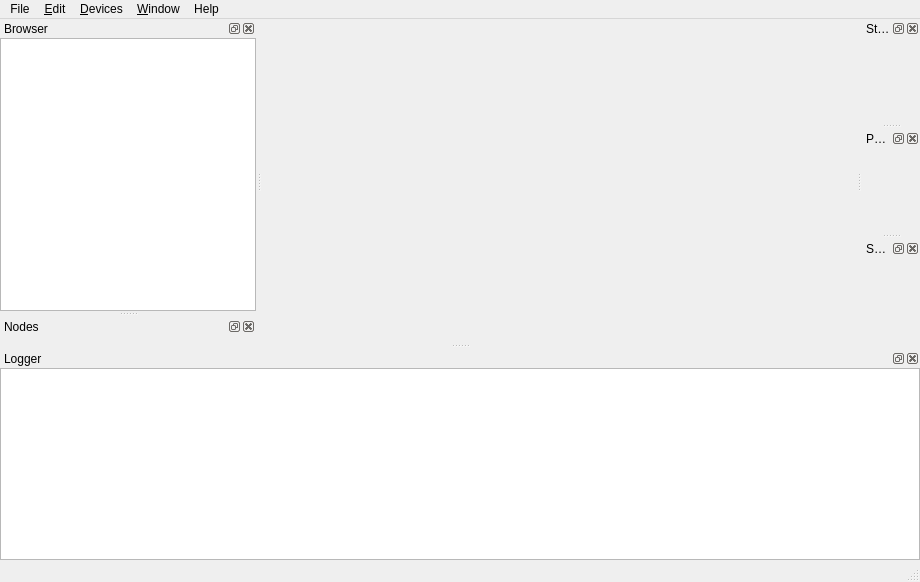
<?xml version="1.0" encoding="UTF-8"?>
<ui version="4.0">
 <class>MainWindow</class>
 <widget class="QMainWindow" name="MainWindow">
  <property name="geometry">
   <rect>
    <x>0</x>
    <y>0</y>
    <width>920</width>
    <height>582</height>
   </rect>
  </property>
  <property name="windowTitle">
   <string>Fugio</string>
  </property>
  <widget class="QWidget" name="centralWidget">
   <layout class="QHBoxLayout" name="horizontalLayout" stretch="0">
    <property name="leftMargin">
     <number>0</number>
    </property>
    <property name="topMargin">
     <number>0</number>
    </property>
    <property name="rightMargin">
     <number>0</number>
    </property>
    <property name="bottomMargin">
     <number>0</number>
    </property>
    <item>
     <widget class="QMdiArea" name="mWorkArea">
      <property name="verticalScrollBarPolicy">
       <enum>Qt::ScrollBarAsNeeded</enum>
      </property>
      <property name="horizontalScrollBarPolicy">
       <enum>Qt::ScrollBarAsNeeded</enum>
      </property>
      <property name="background">
       <brush brushstyle="NoBrush">
        <color alpha="255">
         <red>160</red>
         <green>160</green>
         <blue>160</blue>
        </color>
       </brush>
      </property>
      <property name="viewMode">
       <enum>QMdiArea::TabbedView</enum>
      </property>
      <property name="documentMode">
       <bool>true</bool>
      </property>
      <property name="tabsClosable">
       <bool>true</bool>
      </property>
      <property name="tabsMovable">
       <bool>true</bool>
      </property>
     </widget>
    </item>
   </layout>
  </widget>
  <widget class="QMenuBar" name="menuBar">
   <property name="geometry">
    <rect>
     <x>0</x>
     <y>0</y>
     <width>920</width>
     <height>21</height>
    </rect>
   </property>
   <widget class="QMenu" name="menuFile">
    <property name="title">
     <string>File</string>
    </property>
    <widget class="QMenu" name="menuRecent">
     <property name="title">
      <string>Recent</string>
     </property>
     <addaction name="actionRecent1"/>
     <addaction name="actionRecent2"/>
     <addaction name="actionRecent3"/>
     <addaction name="actionRecent4"/>
     <addaction name="actionRecent5"/>
     <addaction name="actionRecent6"/>
     <addaction name="actionRecent7"/>
     <addaction name="actionRecent8"/>
     <addaction name="actionRecent9"/>
     <addaction name="actionRecent0"/>
    </widget>
    <widget class="QMenu" name="menuExamples">
     <property name="title">
      <string>Examples</string>
     </property>
     <addaction name="actionRescan"/>
    </widget>
    <addaction name="actionNew"/>
    <addaction name="actionOpen"/>
    <addaction name="actionAppend"/>
    <addaction name="separator"/>
    <addaction name="menuRecent"/>
    <addaction name="menuExamples"/>
    <addaction name="separator"/>
    <addaction name="actionOptions"/>
    <addaction name="separator"/>
    <addaction name="actionSave"/>
    <addaction name="actionSaveAs"/>
    <addaction name="actionSave_all"/>
    <addaction name="separator"/>
    <addaction name="actionImport"/>
    <addaction name="separator"/>
    <addaction name="actionExit"/>
   </widget>
   <widget class="QMenu" name="menu_Window">
    <property name="title">
     <string>&amp;Window</string>
    </property>
    <addaction name="actionBrowser"/>
    <addaction name="actionLogger"/>
    <addaction name="actionNodes"/>
    <addaction name="actionPerformance"/>
    <addaction name="actionSnippets"/>
    <addaction name="actionStylesheet"/>
   </widget>
   <widget class="QMenu" name="menu_Edit">
    <property name="title">
     <string>&amp;Edit</string>
    </property>
    <addaction name="separator"/>
    <addaction name="actionCursorToStart"/>
    <addaction name="actionCursorToEnd"/>
    <addaction name="separator"/>
    <addaction name="actionPlayToggle"/>
    <addaction name="actionSet_duration"/>
    <addaction name="separator"/>
    <addaction name="actionAdd_Note"/>
    <addaction name="separator"/>
    <addaction name="actionCut"/>
    <addaction name="actionCopy"/>
    <addaction name="actionPaste"/>
    <addaction name="separator"/>
    <addaction name="actionSet_Colour"/>
    <addaction name="separator"/>
    <addaction name="actionSelect_to_snippit"/>
    <addaction name="separator"/>
    <addaction name="actionGroup"/>
    <addaction name="actionUngroup"/>
    <addaction name="actionGroup_Parent"/>
   </widget>
   <widget class="QMenu" name="menuDevices">
    <property name="title">
     <string>&amp;Devices</string>
    </property>
   </widget>
   <widget class="QMenu" name="menuHelp">
    <property name="title">
     <string>Help</string>
    </property>
    <addaction name="actionOnline_Documentation"/>
    <addaction name="actionContact_Developers"/>
    <addaction name="actionGitHub_Page"/>
    <addaction name="separator"/>
    <addaction name="actionData_Directory"/>
    <addaction name="separator"/>
    <addaction name="actionFacebook_Page"/>
    <addaction name="actionFacebook_Users_Group"/>
    <addaction name="separator"/>
    <addaction name="actionAbout_Fugio"/>
    <addaction name="actionAbout_Qt"/>
    <addaction name="separator"/>
    <addaction name="actionCheck_for_updates"/>
   </widget>
   <addaction name="menuFile"/>
   <addaction name="menu_Edit"/>
   <addaction name="menuDevices"/>
   <addaction name="menu_Window"/>
   <addaction name="menuHelp"/>
  </widget>
  <widget class="QStatusBar" name="mStatusBar"/>
  <widget class="QDockWidget" name="mDockWidgetBrowser">
   <property name="windowTitle">
    <string>Browser</string>
   </property>
   <attribute name="dockWidgetArea">
    <number>1</number>
   </attribute>
   <widget class="QWidget" name="dockWidgetContents">
    <layout class="QVBoxLayout" name="verticalLayout_2">
     <property name="leftMargin">
      <number>0</number>
     </property>
     <property name="topMargin">
      <number>0</number>
     </property>
     <property name="rightMargin">
      <number>0</number>
     </property>
     <property name="bottomMargin">
      <number>0</number>
     </property>
     <item>
      <widget class="QTreeView" name="mTreeView">
       <property name="dragEnabled">
        <bool>true</bool>
       </property>
       <property name="dragDropMode">
        <enum>QAbstractItemView::DragOnly</enum>
       </property>
       <property name="sortingEnabled">
        <bool>true</bool>
       </property>
      </widget>
     </item>
    </layout>
   </widget>
  </widget>
  <widget class="QDockWidget" name="mNodeDockWidget">
   <property name="windowTitle">
    <string>Nodes</string>
   </property>
   <attribute name="dockWidgetArea">
    <number>1</number>
   </attribute>
   <widget class="QWidget" name="dockWidgetContents_2">
    <layout class="QVBoxLayout" name="verticalLayout_3" stretch="0">
     <property name="leftMargin">
      <number>0</number>
     </property>
     <property name="topMargin">
      <number>0</number>
     </property>
     <property name="rightMargin">
      <number>0</number>
     </property>
     <property name="bottomMargin">
      <number>0</number>
     </property>
     <item>
      <widget class="NodeListForm" name="mNodeList" native="true"/>
     </item>
    </layout>
   </widget>
  </widget>
  <widget class="QDockWidget" name="mDockWidthLogger">
   <property name="windowTitle">
    <string>Logger</string>
   </property>
   <attribute name="dockWidgetArea">
    <number>8</number>
   </attribute>
   <widget class="QWidget" name="dockWidgetContents_4">
    <layout class="QVBoxLayout" name="verticalLayout">
     <property name="leftMargin">
      <number>0</number>
     </property>
     <property name="topMargin">
      <number>0</number>
     </property>
     <property name="rightMargin">
      <number>0</number>
     </property>
     <property name="bottomMargin">
      <number>0</number>
     </property>
     <item>
      <widget class="QPlainTextEdit" name="mLogger">
       <property name="undoRedoEnabled">
        <bool>false</bool>
       </property>
       <property name="lineWrapMode">
        <enum>QPlainTextEdit::NoWrap</enum>
       </property>
       <property name="readOnly">
        <bool>true</bool>
       </property>
      </widget>
     </item>
    </layout>
   </widget>
  </widget>
  <widget class="QDockWidget" name="mStyleSheetDockWidget">
   <property name="windowTitle">
    <string>Stylesheet</string>
   </property>
   <attribute name="dockWidgetArea">
    <number>2</number>
   </attribute>
   <widget class="StyleSheetForm" name="mStyleSheet"/>
  </widget>
  <widget class="QDockWidget" name="mPerformanceDockWidget">
   <property name="windowTitle">
    <string>Performance</string>
   </property>
   <attribute name="dockWidgetArea">
    <number>2</number>
   </attribute>
   <widget class="PerformanceForm" name="mPerformance"/>
  </widget>
  <widget class="QDockWidget" name="mSnippetsDockWidget">
   <property name="windowTitle">
    <string>Snippets</string>
   </property>
   <attribute name="dockWidgetArea">
    <number>2</number>
   </attribute>
   <widget class="SnippetsForm" name="mSnippets"/>
  </widget>
  <action name="actionOpen">
   <property name="text">
    <string>&amp;Open...</string>
   </property>
   <property name="shortcut">
    <string>Ctrl+O</string>
   </property>
  </action>
  <action name="actionSave">
   <property name="enabled">
    <bool>false</bool>
   </property>
   <property name="text">
    <string>&amp;Save</string>
   </property>
   <property name="shortcut">
    <string>Ctrl+S</string>
   </property>
  </action>
  <action name="actionSaveAs">
   <property name="enabled">
    <bool>false</bool>
   </property>
   <property name="text">
    <string>Save As...</string>
   </property>
  </action>
  <action name="actionNew">
   <property name="text">
    <string>&amp;New</string>
   </property>
   <property name="shortcut">
    <string>Ctrl+N</string>
   </property>
  </action>
  <action name="actionLogger">
   <property name="checkable">
    <bool>true</bool>
   </property>
   <property name="text">
    <string>Logger</string>
   </property>
  </action>
  <action name="actionBrowser">
   <property name="checkable">
    <bool>true</bool>
   </property>
   <property name="checked">
    <bool>true</bool>
   </property>
   <property name="text">
    <string>Browser</string>
   </property>
  </action>
  <action name="actionNodes">
   <property name="checkable">
    <bool>true</bool>
   </property>
   <property name="text">
    <string>Nodes</string>
   </property>
  </action>
  <action name="actionExit">
   <property name="text">
    <string>E&amp;xit</string>
   </property>
   <property name="menuRole">
    <enum>QAction::QuitRole</enum>
   </property>
  </action>
  <action name="actionCursorToStart">
   <property name="text">
    <string>Cursor to Start</string>
   </property>
   <property name="shortcut">
    <string>Home</string>
   </property>
  </action>
  <action name="actionCursorToEnd">
   <property name="text">
    <string>Cursor to End</string>
   </property>
   <property name="shortcut">
    <string>End</string>
   </property>
  </action>
  <action name="actionPlayToggle">
   <property name="text">
    <string>Play Toggle</string>
   </property>
   <property name="shortcut">
    <string>Space</string>
   </property>
  </action>
  <action name="actionOutput1">
   <property name="text">
    <string>Output #1</string>
   </property>
  </action>
  <action name="actionSet_duration">
   <property name="text">
    <string>Set duration...</string>
   </property>
  </action>
  <action name="actionStylesheet">
   <property name="checkable">
    <bool>true</bool>
   </property>
   <property name="text">
    <string>Stylesheet</string>
   </property>
  </action>
  <action name="actionAdd_Note">
   <property name="text">
    <string>Add Note</string>
   </property>
  </action>
  <action name="actionAbout_Fugio">
   <property name="text">
    <string>About Fugio...</string>
   </property>
   <property name="menuRole">
    <enum>QAction::AboutRole</enum>
   </property>
  </action>
  <action name="actionAbout_Qt">
   <property name="text">
    <string>About Qt...</string>
   </property>
   <property name="menuRole">
    <enum>QAction::AboutQtRole</enum>
   </property>
  </action>
  <action name="actionOnline_Documentation">
   <property name="text">
    <string>Online Documentation...</string>
   </property>
  </action>
  <action name="actionCopy">
   <property name="enabled">
    <bool>false</bool>
   </property>
   <property name="text">
    <string>Copy</string>
   </property>
  </action>
  <action name="actionPaste">
   <property name="enabled">
    <bool>false</bool>
   </property>
   <property name="text">
    <string>Paste</string>
   </property>
  </action>
  <action name="actionSet_Colour">
   <property name="text">
    <string>Set Colour...</string>
   </property>
  </action>
  <action name="actionRecent1">
   <property name="text">
    <string>Recent1</string>
   </property>
  </action>
  <action name="actionRecent2">
   <property name="text">
    <string notr="true">Recent2</string>
   </property>
   <property name="iconText">
    <string notr="true">Recent2</string>
   </property>
   <property name="toolTip">
    <string notr="true">Recent2</string>
   </property>
  </action>
  <action name="actionRecent3">
   <property name="text">
    <string notr="true">Recent3</string>
   </property>
   <property name="iconText">
    <string notr="true">Recent3</string>
   </property>
   <property name="toolTip">
    <string notr="true">Recent3</string>
   </property>
  </action>
  <action name="actionRecent4">
   <property name="text">
    <string notr="true">Recent4</string>
   </property>
   <property name="iconText">
    <string notr="true">Recent4</string>
   </property>
   <property name="toolTip">
    <string notr="true">Recent4</string>
   </property>
  </action>
  <action name="actionRecent5">
   <property name="text">
    <string notr="true">Recent5</string>
   </property>
   <property name="iconText">
    <string notr="true">Recent5</string>
   </property>
   <property name="toolTip">
    <string notr="true">Recent5</string>
   </property>
  </action>
  <action name="actionRecent6">
   <property name="text">
    <string notr="true">Recent6</string>
   </property>
   <property name="iconText">
    <string notr="true">Recent6</string>
   </property>
   <property name="toolTip">
    <string notr="true">Recent6</string>
   </property>
  </action>
  <action name="actionRecent7">
   <property name="text">
    <string notr="true">Recent7</string>
   </property>
   <property name="iconText">
    <string notr="true">Recent7</string>
   </property>
   <property name="toolTip">
    <string notr="true">Recent7</string>
   </property>
  </action>
  <action name="actionRecent8">
   <property name="text">
    <string notr="true">Recent8</string>
   </property>
   <property name="iconText">
    <string notr="true">Recent8</string>
   </property>
   <property name="toolTip">
    <string notr="true">Recent8</string>
   </property>
  </action>
  <action name="actionRecent9">
   <property name="text">
    <string notr="true">Recent9</string>
   </property>
   <property name="iconText">
    <string notr="true">Recent9</string>
   </property>
   <property name="toolTip">
    <string notr="true">Recent9</string>
   </property>
  </action>
  <action name="actionRecent0">
   <property name="text">
    <string notr="true">Recent0</string>
   </property>
   <property name="iconText">
    <string notr="true">Recent0</string>
   </property>
   <property name="toolTip">
    <string notr="true">Recent0</string>
   </property>
  </action>
  <action name="actionTile">
   <property name="text">
    <string>Tile</string>
   </property>
  </action>
  <action name="actionCascade">
   <property name="text">
    <string>Cascade</string>
   </property>
  </action>
  <action name="actionRescan">
   <property name="text">
    <string>Rescan</string>
   </property>
  </action>
  <action name="actionCut">
   <property name="enabled">
    <bool>false</bool>
   </property>
   <property name="text">
    <string>Cut</string>
   </property>
  </action>
  <action name="actionContact_Developers">
   <property name="text">
    <string>Contact Developers...</string>
   </property>
  </action>
  <action name="actionFacebook_Page">
   <property name="text">
    <string>Facebook Page...</string>
   </property>
  </action>
  <action name="actionPerformance">
   <property name="checkable">
    <bool>true</bool>
   </property>
   <property name="text">
    <string>Performance</string>
   </property>
  </action>
  <action name="actionAppend">
   <property name="text">
    <string>Append...</string>
   </property>
  </action>
  <action name="actionGroup">
   <property name="text">
    <string>Group...</string>
   </property>
   <property name="shortcut">
    <string>Ctrl+G</string>
   </property>
  </action>
  <action name="actionGroup_Parent">
   <property name="text">
    <string>Group Parent</string>
   </property>
   <property name="shortcut">
    <string>Ctrl+P</string>
   </property>
  </action>
  <action name="actionSnippets">
   <property name="checkable">
    <bool>true</bool>
   </property>
   <property name="checked">
    <bool>true</bool>
   </property>
   <property name="text">
    <string>Snippets</string>
   </property>
  </action>
  <action name="actionSelect_to_snippit">
   <property name="text">
    <string>Selection to snippit...</string>
   </property>
  </action>
  <action name="actionUngroup">
   <property name="text">
    <string>Ungroup</string>
   </property>
   <property name="shortcut">
    <string>Ctrl+U</string>
   </property>
  </action>
  <action name="actionData_Directory">
   <property name="text">
    <string>Data Directory...</string>
   </property>
  </action>
  <action name="actionGitHub_Page">
   <property name="text">
    <string>GitHub Page...</string>
   </property>
  </action>
  <action name="actionCheck_for_updates">
   <property name="text">
    <string>Check for updates...</string>
   </property>
  </action>
  <action name="actionFacebook_Users_Group">
   <property name="text">
    <string>Facebook Users Group...</string>
   </property>
  </action>
  <action name="actionSave_all">
   <property name="text">
    <string>Save All</string>
   </property>
  </action>
  <action name="actionOptions">
   <property name="text">
    <string>Options...</string>
   </property>
   <property name="menuRole">
    <enum>QAction::PreferencesRole</enum>
   </property>
  </action>
  <action name="actionImport">
   <property name="text">
    <string>Import...</string>
   </property>
  </action>
 </widget>
 <layoutdefault spacing="6" margin="11"/>
 <customwidgets>
  <customwidget>
   <class>StyleSheetForm</class>
   <extends>QWidget</extends>
   <header>stylesheetform.h</header>
   <container>1</container>
  </customwidget>
  <customwidget>
   <class>PerformanceForm</class>
   <extends>QWidget</extends>
   <header>performanceform.h</header>
   <container>1</container>
  </customwidget>
  <customwidget>
   <class>NodeListForm</class>
   <extends>QWidget</extends>
   <header>nodelistform.h</header>
   <container>1</container>
  </customwidget>
  <customwidget>
   <class>SnippetsForm</class>
   <extends>QWidget</extends>
   <header>snippets/snippetsform.h</header>
   <container>1</container>
  </customwidget>
 </customwidgets>
 <resources/>
 <connections/>
</ui>
